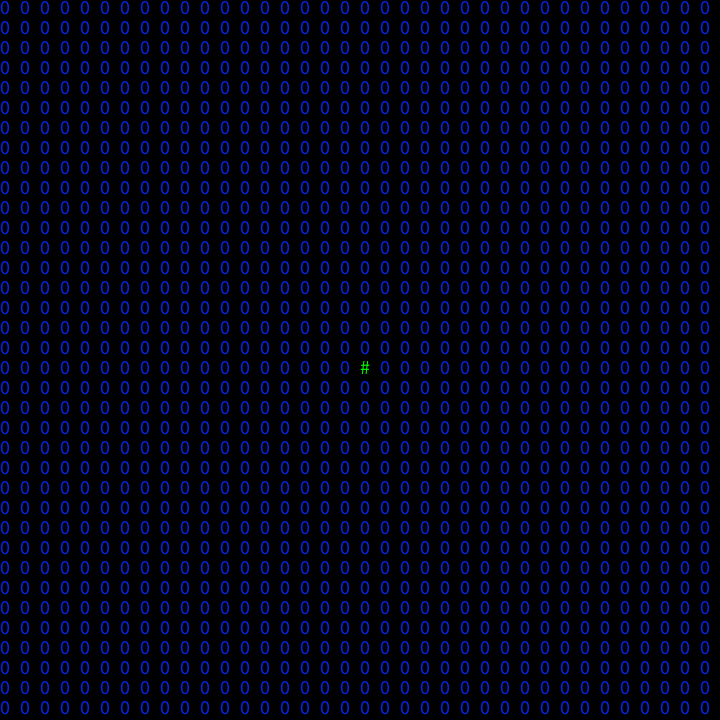
Frame 1 (no input)
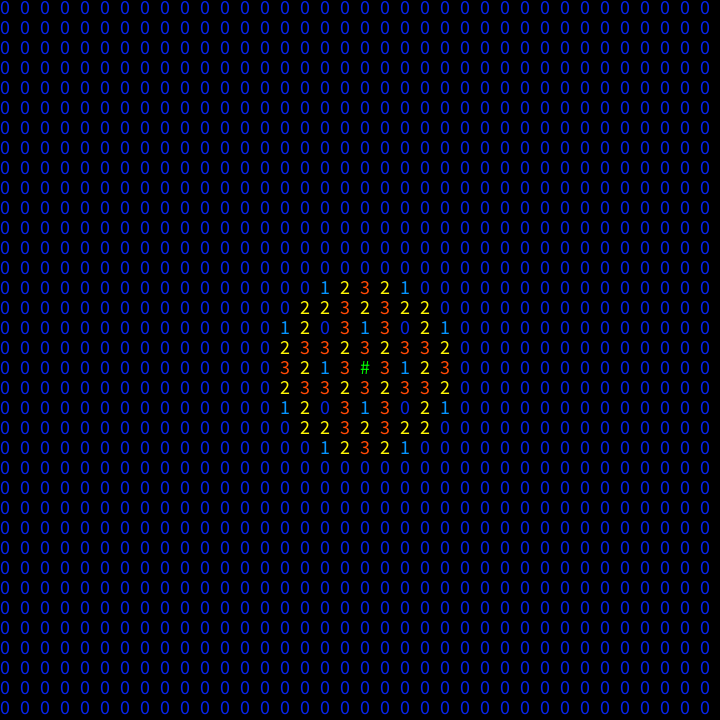
Frame 60 (the mouse pressed at the canvas centre just before this capture)
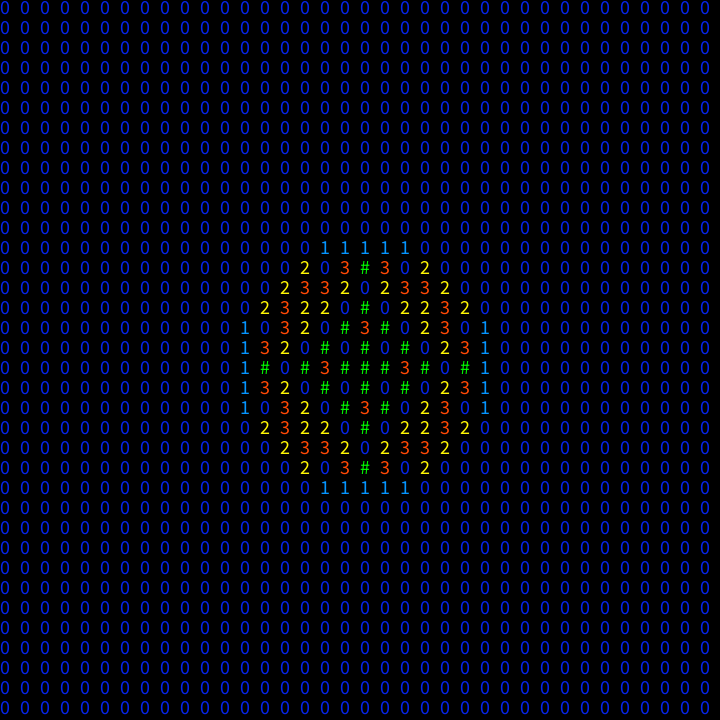
Frame 120 (the mouse held since frame 60 and released just before this capture)

The Processing sketch that drew these frames (run headless with seeded random() and noise(); from frame 60 on, the mouse is pressed at the canvas centre):

// Processing sketch: sandpileToppleOneLoop
// ── sandpileToppleOneLoop.pde
int[][] sandpiles;
int sz = 20;  //10, 20, 40
int col= 36 ;// 108, 54, 27
int row =36; // 72, 36, 18
void setup() {
  size(720, 720);
  noStroke();
  textSize(sz);
  textAlign(LEFT,TOP);
  sandpiles = new int[col][row];
  sandpiles[col/2][row/2] = 2000;
  // two sandpiles
 // sandpiles[col/4][row/2] = 300;
 // sandpiles[col-col/4][row/2]=300;
 /*
 // fill the sandpile with 3
  for (int x =0; x<col; x++) {
    for (int y =0; y<row; y++) {
      //sandpiles[x][y] = int(random(2,4)); // 2 or 3 in each
      sandpiles[x][y] = 5;
    }
  }
  */
}

void showIt() {
  String txtnum; // place to hold the text of the number
  for (int x =0; x<col; x++) {
    for (int y =0; y<row; y++) {
      int num = sandpiles[x][y];
      color col = color(0,255,0); // locally define col
      if (num == 0) {
        col = color(#0524E8);
      } else if (num ==1) {
        col = color(#0595FF);
      } else if (num ==2) {
        col = color(#FFF705);
      } else if (num ==3) {
        col = color(#FF4805);
      }
      fill(col);
      if (num>=4){
       txtnum= "#";
      }else{
        txtnum = str(num);
      }
      text(txtnum,x*sz,y*sz);
      //rect(x*sz, y*sz, sz, sz);
    }
  }
}

void topple() {
  int [][] nextpiles = new int[col][row];
   
  for (int x =1; x<col-1; x++) {
    for (int y =1; y<row-1; y++) {
      int num = sandpiles[x][y];
      if (num<4) {
        nextpiles[x][y] += sandpiles[x][y];
      }else {  // pile has more than 3
        nextpiles[x][y] += sandpiles[x][y]-4;
        nextpiles[x+1][y]++;  // right
        nextpiles[x-1][y]++; // left
        nextpiles[x][y+1]++; // down
        nextpiles[x][y-1]++;// up
      }
    }
  }
  sandpiles=nextpiles;
}

void draw() {
  background(0);
  showIt();
  topple();
}

void keyPressed(){
 //save("sandNum"+frameCount+".png");
  sandpiles[col/2][row/2] += 1;
}
